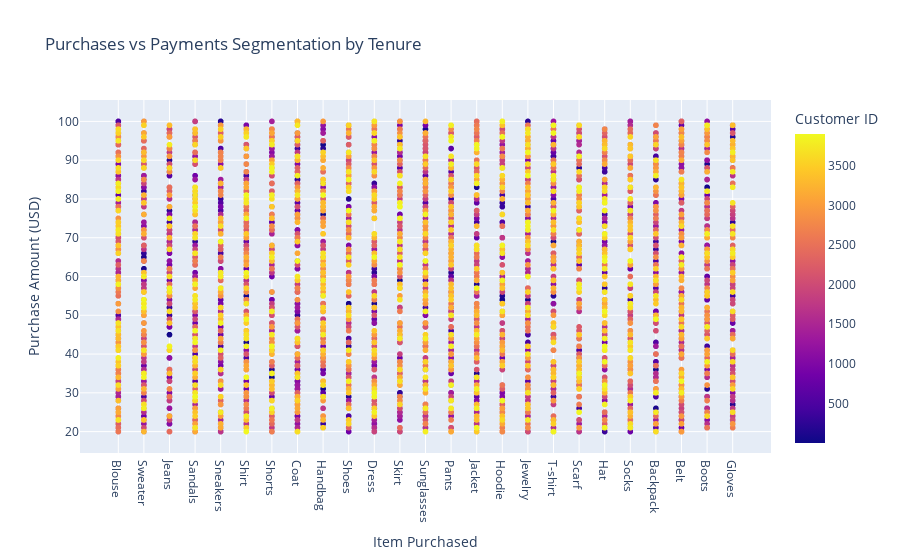

The code cell stored with this chart in its notebook:
### Code cell
fig = px.scatter(df, x='Item Purchased', y='Purchase Amount (USD)', color='Customer ID', title='Purchases vs Payments Segmentation by Tenure')
fig.show()

### Figure 1 — Plotly figure (JSON) as saved in the notebook; plotly's stock layout.template omitted (floating-point values rounded to 4 significant figures; data arrays with more than 128 entries replaced by an {"elided": "..."} marker saying what was removed)
{"data": [{"hovertemplate": "Item Purchased=%{x}<br>Purchase Amount (USD)=%{y}<br>Customer ID=%{marker.color}<extra></extra>", "legendgroup": "", "marker": {"color": {"elided": "3900 int values"}, "coloraxis": "coloraxis", "symbol": "circle"}, "mode": "markers", "name": "", "showlegend": false, "type": "scattergl", "x": {"elided": "3900 str values"}, "xaxis": "x", "y": {"elided": "3900 int values"}, "yaxis": "y"}], "layout": {"coloraxis": {"colorbar": {"title": {"text": "Customer ID"}}, "colorscale": [[0, "#0d0887"], [0.1111, "#46039f"], [0.2222, "#7201a8"], [0.3333, "#9c179e"], [0.4444, "#bd3786"], [0.5556, "#d8576b"], [0.6667, "#ed7953"], [0.7778, "#fb9f3a"], [0.8889, "#fdca26"], [1, "#f0f921"]]}, "legend": {"tracegroupgap": 0}, "title": {"text": "Purchases vs Payments Segmentation by Tenure"}, "xaxis": {"anchor": "y", "domain": [0, 1], "title": {"text": "Item Purchased"}}, "yaxis": {"anchor": "x", "domain": [0, 1], "title": {"text": "Purchase Amount (USD)"}}}}
